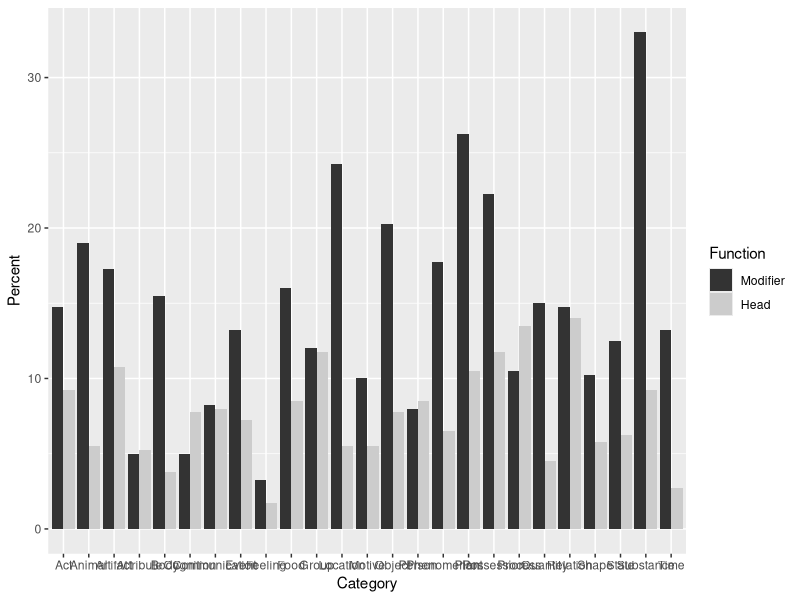
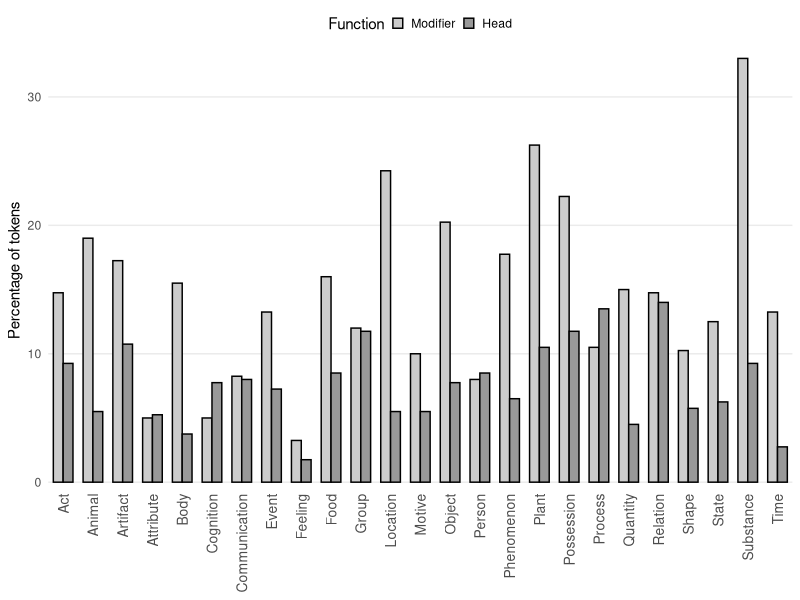
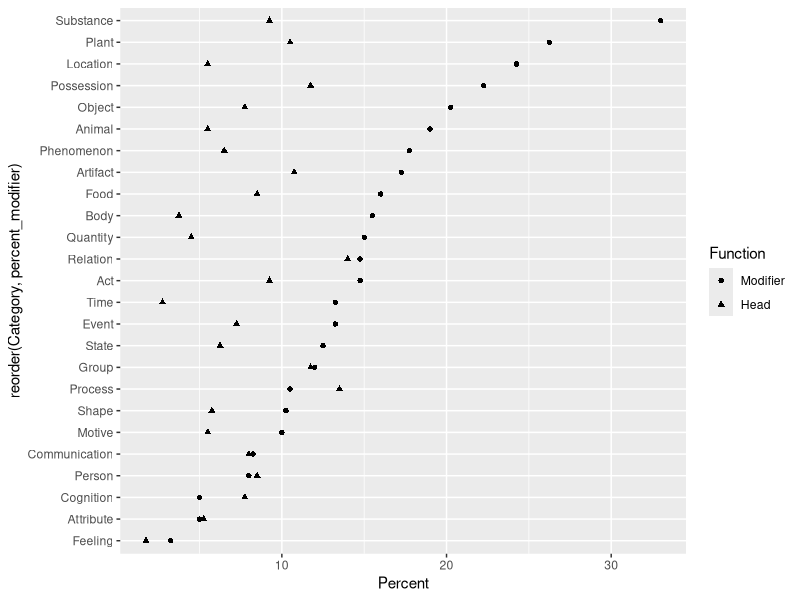
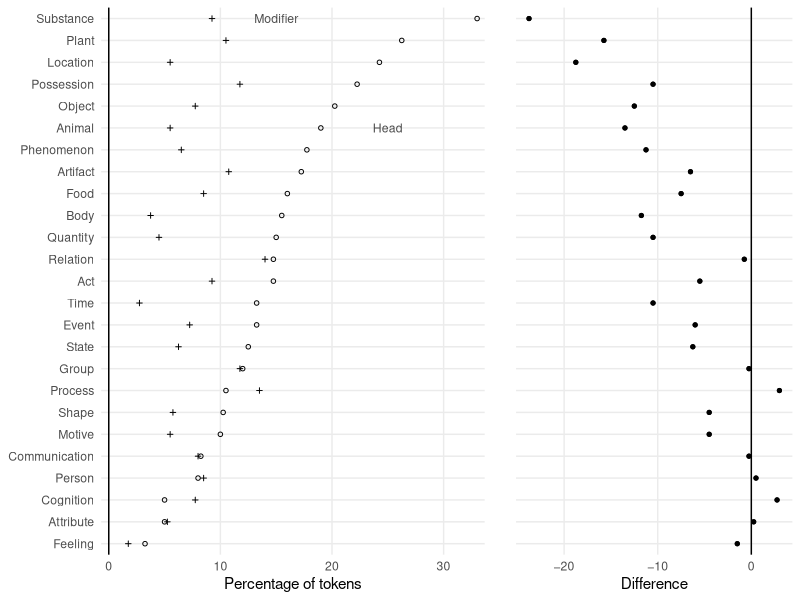

These charts were generated, in order, by the following R code:
## ---- chunk 1
#| code-fold: true
#| code-summary: "R setup"
#| message: false
#| warning: false

library(tidyverse)
## ---- chunk 2
d <- data.frame(
  Category = rep(c(
    "Act", "Animal", "Artifact", "Attribute", "Body", "Cognition",
    "Communication", "Event", "Feeling", "Food", "Group", "Location",
    "Motive", "Object", "Person", "Phenomenon", "Plant", "Possession",
    "Process", "Quantity", "Relation", "Shape", "State", "Substance", "Time"),
    each = 2),
  Function = factor(rep(c("Modifier", "Head"), 25)),
  Percent = c(
    5.9, 3.7, 7.6, 2.2, 6.9, 4.3, 2, 2.1, 6.2, 1.5, 2, 3.1, 
    3.3, 3.2, 5.3, 2.9, 
    1.3, 0.7, 6.4, 3.4, 4.8, 4.7, 9.7, 2.2, 4, 2.2, 8.1, 3.1,
    3.2, 3.4, 7.1, 2.6, 10.5, 4.2, 8.9, 4.7, 4.2, 5.4, 6, 1.8,
    5.9, 5.6, 4.1, 2.3, 5, 2.5, 13.2, 3.7, 5.3, 1.1)*2.5
)
## ---- chunk 3
d <- d |> mutate(
  Function = fct_rev(Function))
## ---- chunk 4
head(d)
## ---- chunk 5
#| fig-width: 6
#| fig-height: 2.9

d |> 
  ggplot(aes(
    x = Category,         # Category on the x-axis
    y = Percent,          # the percentage as bar segments
    fill = Function)) +   # Function as a fill variable
  geom_col(               # geom for bar segments
    position = "dodge") + # dodging for *grouped* bar chart
  scale_fill_grey()       # use grey fill colors

## ---- chunk 6
#| fig-width: 6
#| fig-height: 2.9

d |> 
  ggplot(aes(
    x = Category, 
    y = Percent, 
    fill = Function)) +
  geom_col(
    position = "dodge", 
    col = 1,                      # add black contours around the bars
    width = .66) +                # make these contours thin
  scale_fill_grey(
    start = .8, end = .6) +       # customize shades of grey
  ylab("Percentage of tokens") +  # add y-axis title
  xlab(NULL) +                    # remove x-axis title
  theme_minimal() +               # use different theme
  scale_x_discrete(
    expand = c(.02, .02)) +       # control padding at left/right margin
  scale_y_continuous(
    expand = c(.01, .01),         # control padding at top/bottom margin
    minor_breaks = NULL) +        # omit minor grid lines
  theme(
    axis.text.x = element_text(   # modify tick mark labels on x-axis
      angle = 90,                 #   rotate by 90 degrees
      hjust = 1,                  #   control horizontal adjustment
      vjust = .5,                 #   control vertical adjustment
      size = 10),                 #   control font size
    panel.grid.major.x = element_blank(),  # no vertical grid lines
    legend.position = "top",               # remove key
    legend.key.size = unit(.3, 'cm'))      # reduce size of tiles in key
## ---- chunk 7
d <- d |> 
	group_by(Category) |> 
	mutate(
		percent_head = Percent[Function == "Head"],
		percent_modifier = Percent[Function == "Modifier"],
		difference = percent_head - percent_modifier)
## ---- chunk 8
#| fig-width: 4
#| fig-height: 3.5

d |> 
	ggplot(aes(
	  y = reorder(
	    Category,           # Category on the y-axis
	    percent_modifier),  # order categories by percent_modifier
	  x = Percent,          # the percentage on the x-axis
	  shape = Function)) +  # different plotting symbols for Function
	geom_point()            # geom for points
## ---- chunk 9
p1 <- d |> 
  ggplot(aes(
    y = reorder(
      Category,                  # Category on the y-axis
      percent_modifier),         # order categories by percent_modifier
    x = Percent,                 # the percentage on the x-axis
    shape = Function)) +         # different plotting symbols for Function
  geom_point(                    # geom for points
    size = rep(c(1.2, 1), 25)) + # control size of plotting symbols
  scale_shape_manual(
    values = c(1, 3)) +          # control choice of plotting symbols
  xlab("Percentage of tokens") + # new x-axis title
  ylab(NULL) +                   # remove y-axis title
  geom_vline(xintercept = 0) +   # add reference line at 0
  theme_minimal() +              # use different theme
  scale_y_discrete(
    expand = c(.02, .02)) +      # control padding at top/bottom margin
  scale_x_continuous(
    expand = c(.02, .02),        # control padding at left/right margin
    limits = c(0, NA),           # control limits of x-axis
    minor_breaks = NULL) +       # omit minor grid lines
  annotate("text",               # add direct label "Head"
           x = 25, y = 20,       #   position
           label = "Head",       #   label
           size = 3.1,           #   font size
           color = "grey30") +   #   color
  annotate("text",               # add direct label "Modifier"
           x = 15, y = 25,       #   position
           label = "Modifier",   #   label
           size = 3.1,           #   font size
           color = "grey30") +   #   color
  theme(
    legend.position = "none")    # omit legend
## ---- chunk 10
p2 <- d |> 
  ggplot(aes(
    y = reorder(Category,          # (!) Category on the y-axis
                percent_modifier), # (!) order categories by percent_modifier
    x = difference)) +             # percentage point difference on the x-axis
  geom_point(size = 1.1) +         # control size of plotting symbols
  scale_shape_manual(
    values = 19) +                 # control choice of plotting symbol
  xlab("Difference") +             # new x-axis title
  ylab(NULL) +                     # remove y-axis title
  geom_vline(xintercept = 0) +     # add reference line at 0
  theme_minimal() +                # use different theme
  scale_y_discrete(
    expand = c(.02, .02)) +        # (!) control padding at top/bottom margin
  scale_x_continuous(
    expand = c(.05, .05),          # control padding at left/right margin
    breaks = c(-20, -10, 0),       # control location of tick marks
    labels = c("\u221220", "\u221210", "0"), # tick mark labels: proper minus signs
    minor_breaks = NULL) +                   # omit minor grid lines
  theme(axis.text.y = element_blank())       # omit tick mark labels on y-axis
## ---- chunk 11
#| fig-width: 5
#| fig-height: 3.5
#| classes: preview-image

cowplot::plot_grid(
  p1, NULL, p2, 
  nrow = 1, 
  rel_widths = c(2,.05,1.2))

